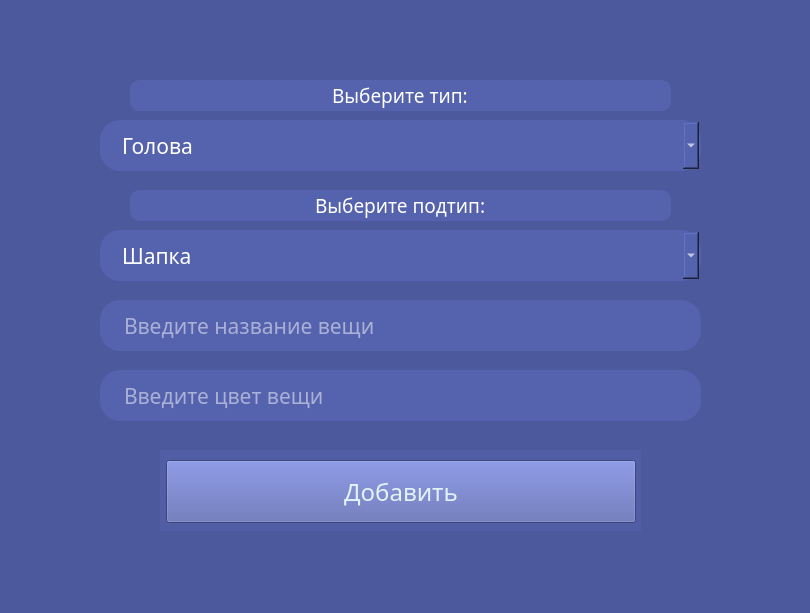
<?xml version="1.0" encoding="UTF-8"?>
<ui version="4.0">
 <class>DB_Append</class>
 <widget class="QMainWindow" name="DB_Append">
  <property name="geometry">
   <rect>
    <x>0</x>
    <y>0</y>
    <width>810</width>
    <height>613</height>
   </rect>
  </property>
  <property name="cursor">
   <cursorShape>ArrowCursor</cursorShape>
  </property>
  <property name="windowTitle">
   <string>Data Base Append</string>
  </property>
  <property name="windowIcon">
   <iconset>
    <normaloff>../icon/icon4.png</normaloff>../icon/icon4.png</iconset>
  </property>
  <property name="styleSheet">
   <string notr="true">background-color: rgb(77, 89, 157);</string>
  </property>
  <widget class="QWidget" name="centralwidget">
   <widget class="QLineEdit" name="lineEdit_1">
    <property name="geometry">
     <rect>
      <x>100</x>
      <y>300</y>
      <width>601</width>
      <height>51</height>
     </rect>
    </property>
    <property name="font">
     <font>
      <family>Candara Light</family>
      <pointsize>16</pointsize>
     </font>
    </property>
    <property name="styleSheet">
     <string notr="true">QLineEdit {
	border: 2px solid rgb(85, 98, 173);
	border-radius: 20px;
	color: #FFF;
	padding-left: 20px;
	padding-right: 20px;
	background-color: rgb(85, 98, 173);
}
QLineEdit:hover {
	border: 2px solid rgb(96, 112, 197);
}
QLineEdit:focus {
	border: 2px solid rgb(225, 144, 230);
	background-color: rgb(93, 108, 191);

}</string>
    </property>
    <property name="placeholderText">
     <string>Введите название вещи</string>
    </property>
   </widget>
   <widget class="QLineEdit" name="lineEdit_2">
    <property name="geometry">
     <rect>
      <x>100</x>
      <y>370</y>
      <width>601</width>
      <height>51</height>
     </rect>
    </property>
    <property name="font">
     <font>
      <family>Candara Light</family>
      <pointsize>16</pointsize>
     </font>
    </property>
    <property name="styleSheet">
     <string notr="true">QLineEdit {
	border: 2px solid rgb(85, 98, 173);
	border-radius: 20px;
	color: #FFF;
	padding-left: 20px;
	padding-right: 20px;
	background-color: rgb(85, 98, 173);
}
QLineEdit:hover {
	border: 2px solid rgb(96, 112, 197);
}
QLineEdit:focus {
	border: 2px solid rgb(225, 144, 230);
	background-color: rgb(93, 108, 191);

}</string>
    </property>
    <property name="placeholderText">
     <string>Введите цвет вещи</string>
    </property>
   </widget>
   <widget class="QFrame" name="frame_2">
    <property name="geometry">
     <rect>
      <x>160</x>
      <y>450</y>
      <width>481</width>
      <height>81</height>
     </rect>
    </property>
    <property name="styleSheet">
     <string notr="true">background-color: rgb(93, 107, 189);
background-color: rgb(81, 94, 166);</string>
    </property>
    <property name="frameShape">
     <enum>QFrame::NoFrame</enum>
    </property>
    <property name="frameShadow">
     <enum>QFrame::Raised</enum>
    </property>
    <layout class="QGridLayout" name="gird" rowstretch="0" columnstretch="0">
     <property name="sizeConstraint">
      <enum>QLayout::SetDefaultConstraint</enum>
     </property>
     <property name="leftMargin">
      <number>6</number>
     </property>
     <property name="topMargin">
      <number>10</number>
     </property>
     <property name="rightMargin">
      <number>5</number>
     </property>
     <property name="bottomMargin">
      <number>8</number>
     </property>
     <property name="horizontalSpacing">
      <number>14</number>
     </property>
     <property name="verticalSpacing">
      <number>6</number>
     </property>
     <item row="0" column="0">
      <widget class="QPushButton" name="btn_append">
       <property name="enabled">
        <bool>true</bool>
       </property>
       <property name="sizePolicy">
        <sizepolicy hsizetype="Minimum" vsizetype="Minimum">
         <horstretch>0</horstretch>
         <verstretch>0</verstretch>
        </sizepolicy>
       </property>
       <property name="minimumSize">
        <size>
         <width>100</width>
         <height>50</height>
        </size>
       </property>
       <property name="maximumSize">
        <size>
         <width>500</width>
         <height>70</height>
        </size>
       </property>
       <property name="font">
        <font>
         <family>Candara Light</family>
         <pointsize>18</pointsize>
        </font>
       </property>
       <property name="cursor">
        <cursorShape>PointingHandCursor</cursorShape>
       </property>
       <property name="styleSheet">
        <string notr="true">QPushButton {
	background-color: rgb(85, 98, 173);
	color: rgb(227, 243, 245);
	border-left: 1px solid rgb(89, 102, 180);
	border-right: 1px solid rgb(89, 102, 180);
	border-bottom: 5px solid rgb(89, 102, 180);
}
QPushButton:hover {
	background-color: rgb(61, 188, 65);
	border-left: 1px solid rgb(110, 225, 250);
	border-right: 1px soild rgb(110, 225, 250);
	border-bottom: 5px solid rgb(110, 225, 250);
}</string>
       </property>
       <property name="text">
        <string>Добавить</string>
       </property>
       <property name="shortcut">
        <string>Return</string>
       </property>
      </widget>
     </item>
    </layout>
   </widget>
   <widget class="QComboBox" name="combobox_2">
    <property name="geometry">
     <rect>
      <x>100</x>
      <y>230</y>
      <width>601</width>
      <height>51</height>
     </rect>
    </property>
    <property name="font">
     <font>
      <family>Candara Light</family>
      <pointsize>16</pointsize>
     </font>
    </property>
    <property name="cursor">
     <cursorShape>PointingHandCursor</cursorShape>
    </property>
    <property name="whatsThis">
     <string>&lt;html&gt;&lt;head/&gt;&lt;body&gt;&lt;p&gt;&lt;br/&gt;&lt;/p&gt;&lt;/body&gt;&lt;/html&gt;</string>
    </property>
    <property name="styleSheet">
     <string notr="true">QComboBox {
	border: 2px solid rgb(85, 98, 173);
	border-radius: 20px;
	color: #FFF;
	padding-left: 20px;
	padding-right: 20px;
	background-color: rgb(85, 98, 173);
}
         QComboBox QAbstractItemView {
    border: 2px solid rgb(208, 125, 255);
	border-radius: 5px;
    selection-background-color: rgb(84, 191, 212);
	text-color: rgb(255, 255, 255);
	background-color: rgb(94, 109, 193);
	color: rgb(255, 255, 255);
	padding-left: 3px
}
QComboBox:hover {
	border: 2px solid rgb(96, 112, 197);
}
QComboBox:focus {
	border: 2px solid rgb(225, 144, 230);
	background-color: rgb(93, 108, 191);
}
QComboBox:editable {
    background: rgb(99, 114, 202);
}
QComboBox:!editable:on, QComboBox::drop-down:editable:on {
    background: rgb(114, 131, 232);
}

</string>
    </property>
    <property name="editable">
     <bool>false</bool>
    </property>
    <property name="currentText">
     <string>Шапка</string>
    </property>
    <item>
     <property name="text">
      <string>Шапка</string>
     </property>
    </item>
    <item>
     <property name="text">
      <string>Кепка</string>
     </property>
    </item>
    <item>
     <property name="text">
      <string>Панама</string>
     </property>
    </item>
   </widget>
   <widget class="QComboBox" name="combobox_1">
    <property name="geometry">
     <rect>
      <x>100</x>
      <y>120</y>
      <width>601</width>
      <height>51</height>
     </rect>
    </property>
    <property name="font">
     <font>
      <family>Candara Light</family>
      <pointsize>16</pointsize>
     </font>
    </property>
    <property name="cursor">
     <cursorShape>PointingHandCursor</cursorShape>
    </property>
    <property name="whatsThis">
     <string>&lt;html&gt;&lt;head/&gt;&lt;body&gt;&lt;p&gt;&lt;br/&gt;&lt;/p&gt;&lt;/body&gt;&lt;/html&gt;</string>
    </property>
    <property name="styleSheet">
     <string notr="true">QComboBox {
	border: 2px solid rgb(85, 98, 173);
	border-radius: 20px;
	color: #FFF;
	padding-left: 20px;
	padding-right: 20px;
	background-color: rgb(85, 98, 173);
}
QComboBox:hover {
	border: 2px solid rgb(96, 112, 197);
}
QComboBox:focus {
	border: 2px solid rgb(225, 144, 230);
	background-color: rgb(93, 108, 191);
}
QComboBox:editable {
    background: rgb(99, 114, 202);
}
QComboBox:!editable:on, QComboBox::drop-down:editable:on {
    background: rgb(114, 131, 232);
}
QComboBox QAbstractItemView {
    border: 2px solid rgb(208, 125, 255);
	border-radius: 5px;
    selection-background-color: rgb(84, 191, 212);
	text-color: rgb(255, 255, 255);
	background-color: rgb(94, 109, 193);
	color: rgb(255, 255, 255);
	padding-left: 3px;
	
}
</string>
    </property>
    <property name="editable">
     <bool>false</bool>
    </property>
    <property name="currentText">
     <string>Голова</string>
    </property>
    <item>
     <property name="text">
      <string>Голова</string>
     </property>
    </item>
    <item>
     <property name="text">
      <string>Тело</string>
     </property>
    </item>
    <item>
     <property name="text">
      <string>Ноги</string>
     </property>
    </item>
   </widget>
   <widget class="QLineEdit" name="lineEdit_10">
    <property name="geometry">
     <rect>
      <x>130</x>
      <y>190</y>
      <width>541</width>
      <height>31</height>
     </rect>
    </property>
    <property name="font">
     <font>
      <family>Candara Light</family>
      <pointsize>14</pointsize>
     </font>
    </property>
    <property name="styleSheet">
     <string notr="true">QLineEdit {
	border: 2px solid rgb(85, 98, 173);
	border-radius: 10px;
	color: #FFF;
	padding-left: 20px;
	padding-right: 20px;
	background-color: rgb(85, 98, 173);
}
QLineEdit:hover {
	border: 2px solid rgb(96, 112, 197);
}</string>
    </property>
    <property name="text">
     <string>Выберите подтип:</string>
    </property>
    <property name="alignment">
     <set>Qt::AlignCenter</set>
    </property>
    <property name="readOnly">
     <bool>true</bool>
    </property>
   </widget>
   <widget class="QLineEdit" name="lineEdit_3">
    <property name="geometry">
     <rect>
      <x>130</x>
      <y>80</y>
      <width>541</width>
      <height>31</height>
     </rect>
    </property>
    <property name="font">
     <font>
      <family>Candara Light</family>
      <pointsize>14</pointsize>
     </font>
    </property>
    <property name="styleSheet">
     <string notr="true">QLineEdit {
	border: 2px solid rgb(85, 98, 173);
	border-radius: 10px;
	color: #FFF;
	padding-left: 20px;
	padding-right: 20px;
	background-color: rgb(85, 98, 173);
}
QLineEdit:hover {
	border: 2px solid rgb(96, 112, 197);
}</string>
    </property>
    <property name="text">
     <string>Выберите тип:</string>
    </property>
    <property name="alignment">
     <set>Qt::AlignCenter</set>
    </property>
    <property name="readOnly">
     <bool>true</bool>
    </property>
   </widget>
   <widget class="QLineEdit" name="lineEdit_war">
    <property name="geometry">
     <rect>
      <x>170</x>
      <y>30</y>
      <width>471</width>
      <height>41</height>
     </rect>
    </property>
    <property name="font">
     <font>
      <family>Candara Light</family>
      <pointsize>22</pointsize>
      <underline>true</underline>
     </font>
    </property>
    <property name="cursor">
     <cursorShape>ArrowCursor</cursorShape>
    </property>
    <property name="styleSheet">
     <string notr="true">QLineEdit {
	border: 2px solid rgb(77, 89, 157);
	border-radius: 20px;
	color: #FFF;
	padding-left: 20px;
	padding-right: 20px;
	background-color: rgb(77, 89, 157);
	color: rgb(198, 48, 63);
}
</string>
    </property>
    <property name="alignment">
     <set>Qt::AlignCenter</set>
    </property>
    <property name="placeholderText">
     <string/>
    </property>
   </widget>
  </widget>
 </widget>
 <resources/>
 <connections/>
</ui>
